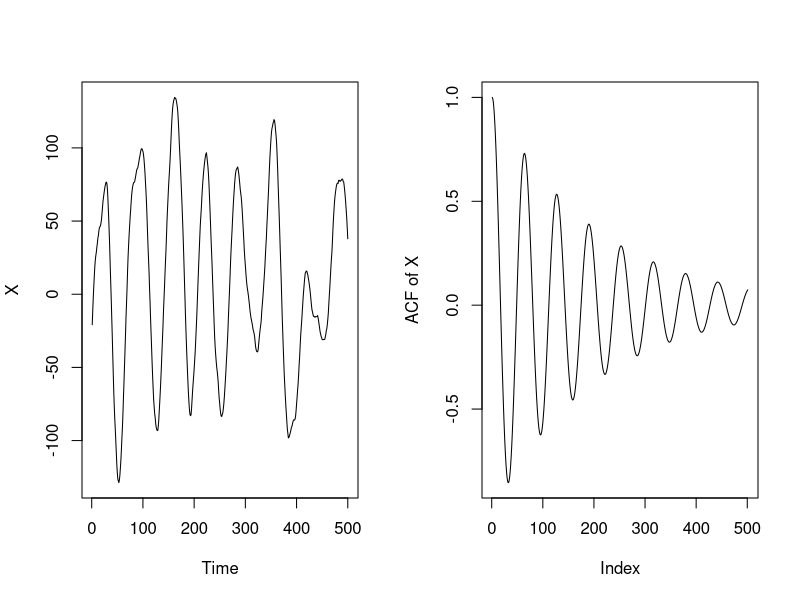

The R source for this figure:
## ----opts,include=FALSE,cache=FALSE--------------------------------------
options(
  keep.source=TRUE,
  encoding="UTF-8"
)

## ----root----------------------------------------------------------------
roots <- polyroot(c(1,2,2))
roots

## ----abs_roots-----------------------------------------------------------
abs(roots)

## ----reducibility--------------------------------------------------------
list(AR_roots=polyroot(c(1,-5/6,1/6)),MA_roots=polyroot(c(1,-1,1/4)))

## ----quasi_periodic------------------------------------------------------
omega <- 0.1
ar_coefs <- c(2/(1+omega^2), - 1/(1+omega^2))
set.seed(8395200)
X <- arima.sim(list(ar=ar_coefs),n=500,sd=1)
par(mfrow=c(1,2))
plot(X)
plot(ARMAacf(ar=ar_coefs,lag.max=500),type="l",ylab="ACF of X")

